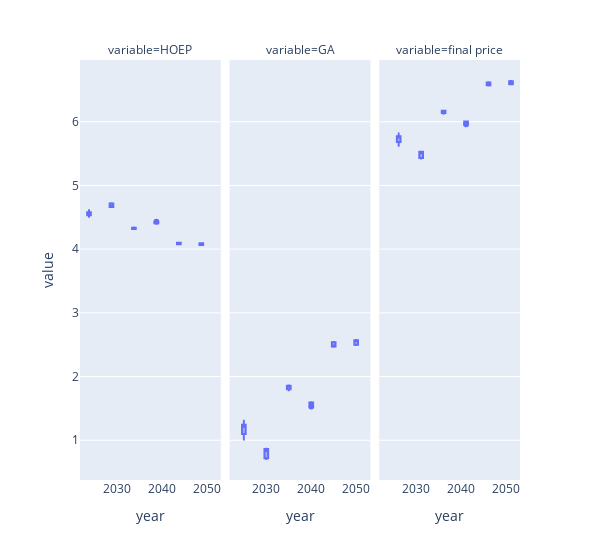

Write notebook code for a chart like this one.
### Code cell
px.box(bau_price_change, x="year", y="value", template="plotly", facet_col="variable", width=600)

### Figure 1 — Plotly figure (JSON) as saved in the notebook; plotly's stock layout.template omitted (floating-point values rounded to 4 significant figures)
{"data": [{"alignmentgroup": "True", "hovertemplate": "variable=HOEP<br>year=%{x}<br>value=%{y}<extra></extra>", "legendgroup": "", "marker": {"color": "#636efa"}, "name": "", "notched": false, "offsetgroup": "", "orientation": "v", "showlegend": false, "type": "box", "x": [2025, 2030, 2035, 2040, 2045, 2050, 2025, 2030, 2035, 2040, 2045, 2050, 2025, 2030, 2035, 2040, 2045, 2050, 2025, 2030, 2035, 2040, 2045, 2050, 2025, 2030, 2035, 2040, 2045, 2050], "x0": " ", "xaxis": "x", "y": [4.509, 4.664, 4.317, 4.431, 4.078, 4.067, 4.542, 4.714, 4.317, 4.408, 4.101, 4.092, 4.538, 4.662, 4.334, 4.408, 4.098, 4.065, 4.57, 4.675, 4.341, 4.411, 4.076, 4.067, 4.612, 4.719, 4.316, 4.408, 4.102, 4.093], "y0": " ", "yaxis": "y"}, {"alignmentgroup": "True", "hovertemplate": "variable=GA<br>year=%{x}<br>value=%{y}<extra></extra>", "legendgroup": "", "marker": {"color": "#636efa"}, "name": "", "notched": false, "offsetgroup": "", "orientation": "v", "showlegend": false, "type": "box", "x": [2025, 2030, 2035, 2040, 2045, 2050, 2025, 2030, 2035, 2040, 2045, 2050, 2025, 2030, 2035, 2040, 2045, 2050, 2025, 2030, 2035, 2040, 2045, 2050, 2025, 2030, 2035, 2040, 2045, 2050], "x0": " ", "xaxis": "x2", "y": [1.306, 0.8628, 1.856, 1.529, 2.539, 2.57, 1.212, 0.7204, 1.855, 1.594, 2.472, 2.499, 1.222, 0.8675, 1.807, 1.594, 2.481, 2.574, 1.13, 0.8315, 1.785, 1.586, 2.544, 2.57, 1.01, 0.7059, 1.858, 1.595, 2.468, 2.495], "y0": " ", "yaxis": "y2"}, {"alignmentgroup": "True", "hovertemplate": "variable=final price<br>year=%{x}<br>value=%{y}<extra></extra>", "legendgroup": "", "marker": {"color": "#636efa"}, "name": "", "notched": false, "offsetgroup": "", "orientation": "v", "showlegend": false, "type": "box", "x": [2025, 2030, 2035, 2040, 2045, 2050, 2025, 2030, 2035, 2040, 2045, 2050, 2025, 2030, 2035, 2040, 2045, 2050, 2025, 2030, 2035, 2040, 2045, 2050, 2025, 2030, 2035, 2040, 2045, 2050], "x0": " ", "xaxis": "x3", "y": [5.815, 5.527, 6.172, 5.96, 6.617, 6.637, 5.753, 5.434, 6.172, 6.002, 6.573, 6.59, 5.761, 5.53, 6.141, 6.002, 6.579, 6.64, 5.701, 5.506, 6.127, 5.997, 6.62, 6.637, 5.623, 5.425, 6.174, 6.003, 6.571, 6.588], "y0": " ", "yaxis": "y3"}], "layout": {"annotations": [{"font": {}, "showarrow": false, "text": "variable=HOEP", "x": 0.16, "xanchor": "center", "xref": "paper", "y": 1, "yanchor": "bottom", "yref": "paper"}, {"font": {}, "showarrow": false, "text": "variable=GA", "x": 0.5, "xanchor": "center", "xref": "paper", "y": 1, "yanchor": "bottom", "yref": "paper"}, {"font": {}, "showarrow": false, "text": "variable=final price", "x": 0.84, "xanchor": "center", "xref": "paper", "y": 1, "yanchor": "bottom", "yref": "paper"}], "boxmode": "group", "legend": {"tracegroupgap": 0}, "margin": {"t": 60}, "width": 600, "xaxis": {"anchor": "y", "domain": [0, 0.32], "title": {"text": "year"}}, "xaxis2": {"anchor": "y2", "domain": [0.34, 0.66], "matches": "x", "title": {"text": "year"}}, "xaxis3": {"anchor": "y3", "domain": [0.68, 1.0], "matches": "x", "title": {"text": "year"}}, "yaxis": {"anchor": "x", "domain": [0, 1], "title": {"text": "value"}}, "yaxis2": {"anchor": "x2", "domain": [0, 1], "matches": "y", "showticklabels": false}, "yaxis3": {"anchor": "x3", "domain": [0, 1], "matches": "y", "showticklabels": false}}}
